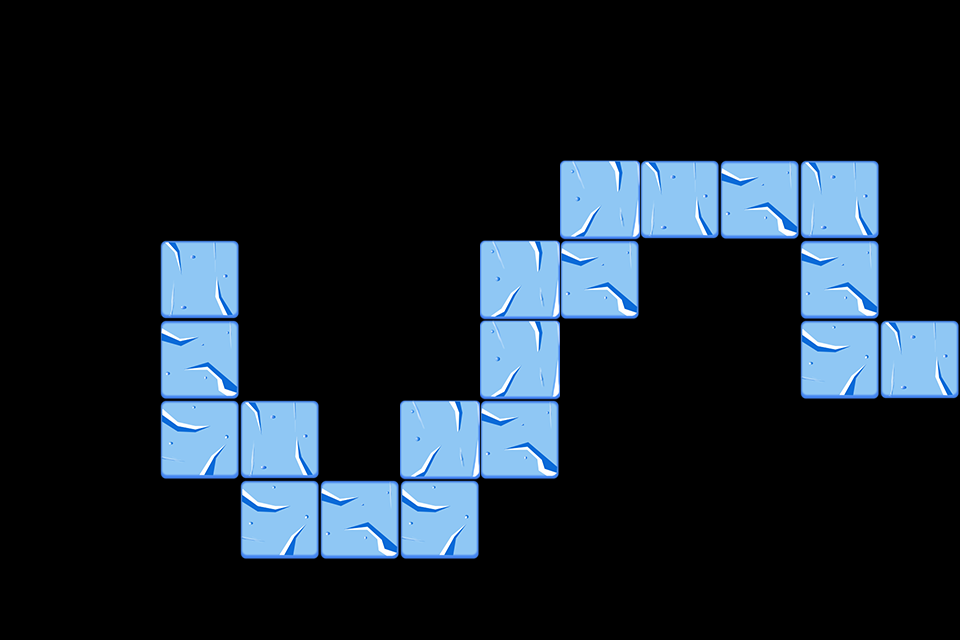

Below is a game level as drawn by its tile map, then a one-line description and the .tmx that defines it (tile-layer data replaced by summaries):
An orthogonal 12x8 tile map with 80x80 px tiles, 1 tile layer (path) and 36 objects (13x path, 12x Tower, 4x 9, 4x 10, 3x 11).

<map version="1.0" orientation="orthogonal" width="12" height="8" tilewidth="80" tileheight="80">
 <properties>
  <property name="style" value="1" />
 </properties>
 <tileset firstgid="1" name="tiled4" tilewidth="80" tileheight="80">
  <image source="tiled4.png" width="240" height="240" />
 </tileset>
 <layer name="path" width="12" height="8">
  <data>[96 cells, 19 non-empty, 8 distinct tile ids]</data>
 </layer>
 <objectgroup name="path" width="12" height="8">
  <object name="path" x="160" y="240" />
  <object name="path" x="160" y="400" />
  <object name="path" x="240" y="400" />
  <object name="path" x="240" y="480" />
  <object name="path" x="400" y="480" />
  <object name="path" x="400" y="400" />
  <object name="path" x="480" y="400" />
  <object name="path" x="480" y="240" />
  <object name="path" x="560" y="240" />
  <object name="path" x="560" y="160" />
  <object name="path" x="800" y="160" />
  <object name="path" x="800" y="320" />
  <object name="path" x="880" y="320" />
  <object name="Reward" type="9" x="320" y="80" width="80" height="80" />
  <object name="Reward" type="10" x="240" y="240" width="80" height="80" />
  <object name="Reward" type="11" x="400" y="240" width="80" height="80" />
  <object name="Reward" type="9" x="880" y="240" width="80" height="80" />
  <object name="Reward" type="10" x="480" y="80" width="80" height="80" />
  <object name="Reward" type="11" x="720" y="80" width="80" height="80" />
  <object name="Reward" type="9" x="0" y="320" width="80" height="80" />
  <object name="Reward" type="10" x="720" y="320" width="80" height="80" />
  <object name="Reward" type="11" x="560" y="400" width="80" height="80" />
  <object name="Reward" type="9" x="640" y="480" width="80" height="80" />
  <object name="Reward" type="10" x="80" y="160" width="80" height="80" />
  <object name="Tower" x="0" y="80" width="960" height="80" />
  <object name="Tower" x="0" y="160" width="560" height="80" />
  <object name="Tower" x="880" y="160" width="80" height="160" />
  <object name="Tower" x="0" y="240" width="160" height="160" />
  <object name="Tower" x="160" y="480" width="80" height="80" />
  <object name="Tower" x="240" y="240" width="240" height="160" />
  <object name="Tower" x="320" y="400" width="80" height="80" />
  <object name="Tower" x="640" y="240" width="160" height="320" />
  <object name="Tower" x="800" y="400" width="80" height="80" />
  <object name="Tower" x="560" y="320" width="80" height="240" />
  <object name="Tower" x="480" y="480" width="80" height="80" />
  <object name="Tower" x="80" y="400" width="80" height="80" />
 </objectgroup>
</map>
